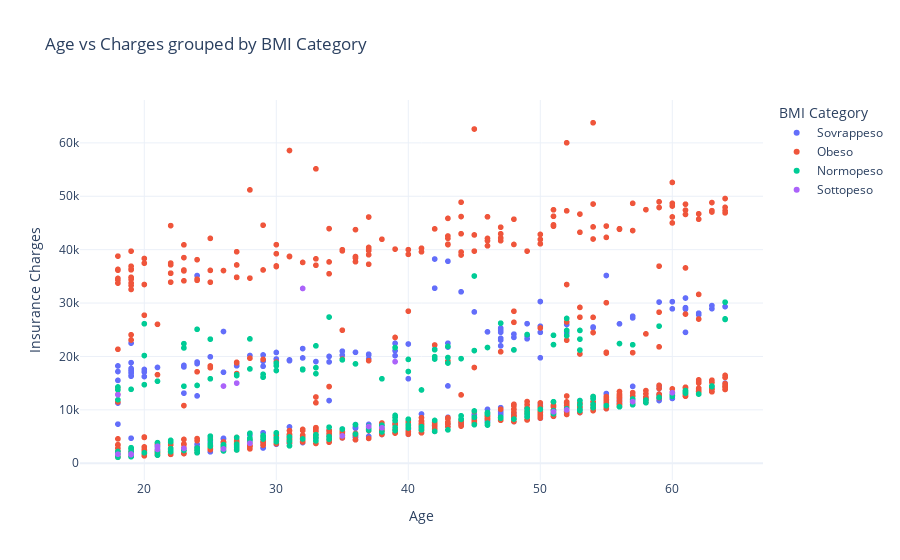

The notebook cell this image was saved under:
### Code cell
import plotly.express as px


# Categorize BMI
def categoria_bmi(bmi):
    if bmi < 18.5:
        return "Sottopeso"
    elif bmi < 25:
        return "Normopeso"
    elif bmi < 30:
        return "Sovrappeso"
    else:
        return "Obeso"

df["categoria_bmi"] = df["bmi"].apply(categoria_bmi)

# Create a scatter plot with Plotly
fig = px.scatter(
    df,
    x="age",
    y="charges",
    color="categoria_bmi",
    title="Age vs Charges grouped by BMI Category",
    labels={"age": "Age", "charges": "Insurance Charges", "categoria_bmi": "BMI Category"},
    hover_data=["bmi"]
)

fig.update_layout(template="plotly_white")
fig.show()

### Figure 1 — Plotly figure (JSON) as saved in the notebook; plotly's stock layout.template omitted (floating-point values rounded to 4 significant figures; data arrays with more than 128 entries replaced by an {"elided": "..."} marker saying what was removed)
{"data": [{"customdata": {"elided": "386x1 float values"}, "hovertemplate": "BMI Category=Sovrappeso<br>Age=%{x}<br>Insurance Charges=%{y}<br>bmi=%{customdata[0]}<extra></extra>", "legendgroup": "Sovrappeso", "marker": {"color": "#636efa", "symbol": "circle"}, "mode": "markers", "name": "Sovrappeso", "showlegend": true, "type": "scattergl", "x": {"elided": "386 int values"}, "xaxis": "x", "y": {"elided": "386 float values"}, "yaxis": "y"}, {"customdata": {"elided": "707x1 float values"}, "hovertemplate": "BMI Category=Obeso<br>Age=%{x}<br>Insurance Charges=%{y}<br>bmi=%{customdata[0]}<extra></extra>", "legendgroup": "Obeso", "marker": {"color": "#EF553B", "symbol": "circle"}, "mode": "markers", "name": "Obeso", "showlegend": true, "type": "scattergl", "x": {"elided": "707 int values"}, "xaxis": "x", "y": {"elided": "707 float values"}, "yaxis": "y"}, {"customdata": {"elided": "225x1 float values"}, "hovertemplate": "BMI Category=Normopeso<br>Age=%{x}<br>Insurance Charges=%{y}<br>bmi=%{customdata[0]}<extra></extra>", "legendgroup": "Normopeso", "marker": {"color": "#00cc96", "symbol": "circle"}, "mode": "markers", "name": "Normopeso", "showlegend": true, "type": "scattergl", "x": {"elided": "225 int values"}, "xaxis": "x", "y": {"elided": "225 float values"}, "yaxis": "y"}, {"customdata": [[17.39], [17.77], [15.96], [18.05], [17.8], [17.29], [17.95], [17.48], [17.2], [16.82], [17.4], [17.67], [18.34], [17.29], [18.34], [18.3], [18.34], [17.86], [16.82], [17.29]], "hovertemplate": "BMI Category=Sottopeso<br>Age=%{x}<br>Insurance Charges=%{y}<br>bmi=%{customdata[0]}<extra></extra>", "legendgroup": "Sottopeso", "marker": {"color": "#ab63fa", "symbol": "circle"}, "mode": "markers", "name": "Sottopeso", "showlegend": true, "type": "scattergl", "x": [23, 32, 18, 51, 19, 18, 27, 19, 26, 21, 21, 26, 57, 37, 60, 39, 52, 35, 38, 28], "xaxis": "x", "y": [2775.0, 32730.0, 1695.0, 9644.0, 1728.0, 12830.0, 15010.0, 1621.0, 14460.0, 3167.0, 2585.0, 2681.0, 11530.0, 6878.0, 13200.0, 19020.0, 9991.0, 5117.0, 6641.0, 3733.0], "yaxis": "y"}], "layout": {"legend": {"title": {"text": "BMI Category"}, "tracegroupgap": 0}, "title": {"text": "Age vs Charges grouped by BMI Category"}, "xaxis": {"anchor": "y", "domain": [0, 1], "title": {"text": "Age"}}, "yaxis": {"anchor": "x", "domain": [0, 1], "title": {"text": "Insurance Charges"}}}}
